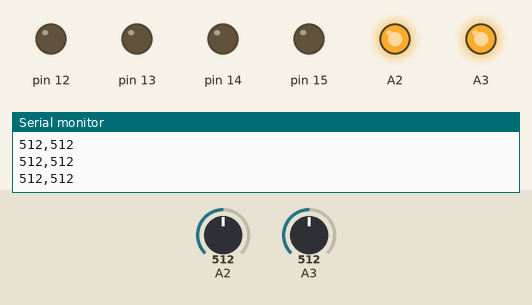
Recording of a sketch running on a simulated Arduino Uno, built with avr-gcc and run on an emulated ATmega328P. Shown: output pins drawn as LEDs (lit = HIGH), the last lines printed to the serial monitor. Inputs (shaded band) come from the test bench; at power-on: A2 = 512, A3 = 512.

Above: at 1.2 s.
1.3 s: A2 set to 473
4.3 s: A2 set to 447
At 5.5 s:
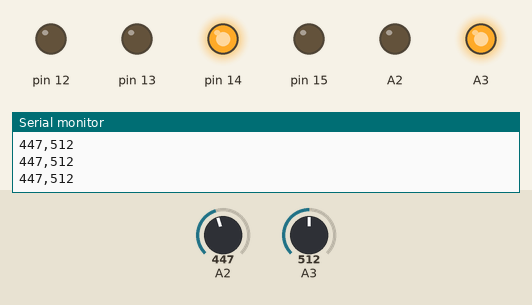
5.8 s: A3 set to 478
7.3 s: A3 set to 450
At 7.9 s:
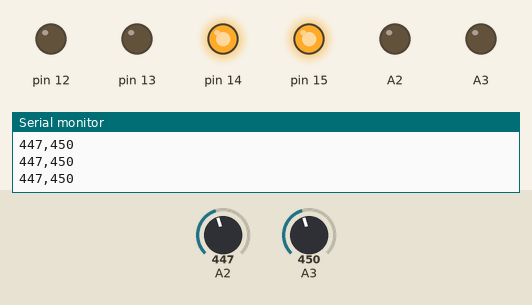
8.8 s: A2 set to 511
At 9.3 s:
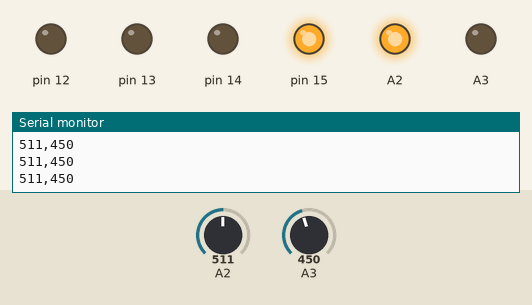
10.3 s: A3 set to 272
11.8 s: A3 set to 249
At 12.6 s:
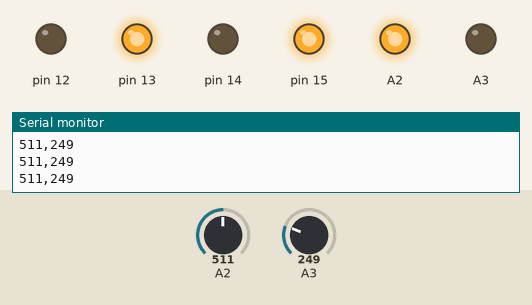
Timing chart, 0 to 14.3 s (numbered marks = the images above; inputs shaded):
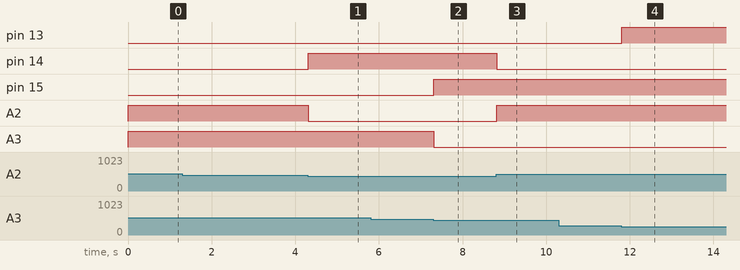

The sketch:

Maus_test_1.ino
```cpp
int lDrive = 12;
int lin1 = 14;
int lin2 = 16;

int rDrive = 13;
int rin1 = 15;
int rin2 = 17;

void setup() {
  pinMode(14, OUTPUT);
  pinMode(15, OUTPUT);
  pinMode(16, OUTPUT);
  pinMode(17, OUTPUT);
  // put your setup code here, to run once:
  Serial.begin(9600);
}

void loop() {
  int forward = analogRead(A2);
  forward = analogRead(A2);
  int sides = analogRead(A3);
  sides = analogRead(A3);

  drive(forward,sides);
}

void drive(int vx, int vy){
  int lval;
  int rval;

  lval = vx;
  rval = vy;

  Serial.print(lval);
  Serial.print(",");
  Serial.println(rval);

  driveL298N(lDrive, lin1, lin2, lval);
  driveL298N(rDrive, rin1, rin2, rval);
}

void driveL298N(int drivePin, int in1, int in2, int value){

  int val;
  int deadZone = 25;

  val = map(value, 0, 1023, -255, 255);

  boolean dir = 0;

  if((abs(val) - deadZone) < 0){
    val = 0;
  }

  if(val < 0){
    dir = 1;
    val = abs(val);
  }

  digitalWrite(in1, dir);
  digitalWrite(in2, !dir);
  analogWrite(drivePin, val);
}
```

Measured:
- the behaviour switches between 464 and 463 on A2 (found by bisection; images 0 and 1)
- the behaviour switches between 464 and 463 on A3 (found by bisection; images 1 and 2)
- the behaviour switches between 257 and 256 on A3 (found by bisection; images 3 and 4)
- after the input at 4.3 s, pin 14: LOW → HIGH at once; A2: HIGH → LOW at once
- after the input at 7.3 s, pin 15: LOW → HIGH at once; A3: HIGH → LOW at once
- after the input at 8.8 s, pin 14: HIGH → LOW at once; A2: LOW → HIGH at once
- after the input at 11.8 s, pin 13: LOW → HIGH at once
